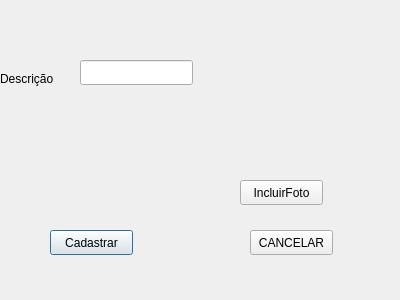
<?xml version="1.0" encoding="UTF-8"?>
<ui version="4.0">
 <class>telaCadastrarMarca</class>
 <widget class="QDialog" name="telaCadastrarMarca">
  <property name="geometry">
   <rect>
    <x>0</x>
    <y>0</y>
    <width>400</width>
    <height>300</height>
   </rect>
  </property>
  <property name="windowTitle">
   <string>Dialog</string>
  </property>
  <widget class="QPushButton" name="pushButtonCadastrar">
   <property name="geometry">
    <rect>
     <x>50</x>
     <y>230</y>
     <width>83</width>
     <height>25</height>
    </rect>
   </property>
   <property name="text">
    <string>Cadastrar</string>
   </property>
  </widget>
  <widget class="QPushButton" name="pushButtonIncluirFoto">
   <property name="geometry">
    <rect>
     <x>240</x>
     <y>180</y>
     <width>83</width>
     <height>25</height>
    </rect>
   </property>
   <property name="text">
    <string>IncluirFoto</string>
   </property>
  </widget>
  <widget class="QLabel" name="labelFoto">
   <property name="geometry">
    <rect>
     <x>240</x>
     <y>60</y>
     <width>91</width>
     <height>91</height>
    </rect>
   </property>
   <property name="text">
    <string/>
   </property>
  </widget>
  <widget class="QLineEdit" name="lineEditDescricao">
   <property name="geometry">
    <rect>
     <x>80</x>
     <y>60</y>
     <width>113</width>
     <height>25</height>
    </rect>
   </property>
  </widget>
  <widget class="QLabel" name="label">
   <property name="geometry">
    <rect>
     <x>0</x>
     <y>70</y>
     <width>64</width>
     <height>17</height>
    </rect>
   </property>
   <property name="text">
    <string>Descrição</string>
   </property>
  </widget>
  <widget class="QPushButton" name="pushButtonVoltar">
   <property name="geometry">
    <rect>
     <x>250</x>
     <y>230</y>
     <width>83</width>
     <height>25</height>
    </rect>
   </property>
   <property name="text">
    <string>CANCELAR</string>
   </property>
  </widget>
 </widget>
 <tabstops>
  <tabstop>lineEditDescricao</tabstop>
  <tabstop>pushButtonIncluirFoto</tabstop>
  <tabstop>pushButtonCadastrar</tabstop>
  <tabstop>pushButtonVoltar</tabstop>
 </tabstops>
 <resources/>
 <connections/>
</ui>
